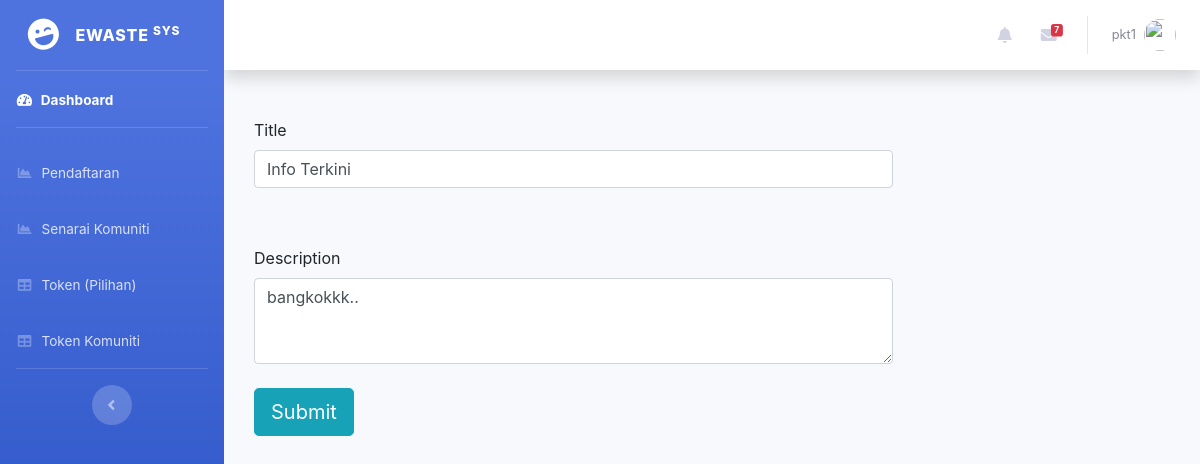
Screenshot of /collector/announcement.php (signed in) with the database file from the repository.
### tables this page shows
CREATE TABLE `collector` (
  `collectorid` int(100) NOT NULL,
  `nompendaftaran` int(100) NOT NULL,
  `namasyarikat` varchar(1000) NOT NULL,
  `username` varchar(100) NOT NULL,
  `password` varchar(1000) NOT NULL,
  `email` varchar(1000) NOT NULL,
  `nomtelefon` varchar(1000) NOT NULL,
  `status` int(10) NOT NULL
);

CREATE TABLE `announce` (
  `id` int(11) NOT NULL,
  `title` varchar(1000) NOT NULL,
  `des` varchar(1000) NOT NULL
);

### collector/announcement.php (the view, shortened to what this page needs)
<?php
	include("database/db_conection.php");
  $username = $_SESSION['username'];
  $sqlk = "SELECT * FROM collector WHERE username='$username' and status='1'";
  $hasil = mysqli_query($dbcon,$sqlk);
  $berjaya = mysqli_fetch_array($hasil);
include('includes/header.php');
include('includes/navbar.php');
  ?>
    <div id="content-wrapper" class="d-flex flex-column">
      <div id="content">
       <?PHP
include('includes/top-navbar.php');
  ?>
        <div class="container-fluid">
<html>
<head>
</head>
<body>
<div class="container">
	<div class="col-lg-12 well">
	<div class="row">
	<br>
				<form method="POST">
					<div class="col-sm-12">
						<div class="row">
								<?PHP
								$hsn=mysqli_query($dbcon,"select * from announce where id='1'");
								$jhs=mysqli_fetch_array($hsn);
								?>
								<label>Title</label>
								<input type="text" name="title" required value="<?PHP echo $jhs['title']; ?>" placeholder="Enter First Name Here.." class="form-control">
							<br><br><br><br>
								<label>Description</label>
							<textarea name="des" placeholder="" rows="3" class="form-control" required><?PHP echo $jhs['des']; ?></textarea>
							</div>
						</div>
					<br>
					<input type="submit" name="submit" value="Submit" class="btn btn-lg btn-info">
				</form>
				</div>
	</div>
	</div>
	</body>
</html>
        </div>
      </div>

### collector/includes/top-navbar.php (shortened to what this page needs)
<nav class="navbar navbar-expand navbar-light bg-white topbar mb-4 static-top shadow">
        <ul class="navbar-nav ml-auto">
          <li class="nav-item dropdown no-arrow mx-1">
            <a class="nav-link dropdown-toggle" href="#" id="alertsDropdown" role="button" data-toggle="dropdown" aria-haspopup="true" aria-expanded="false">
              <i class="fas fa-bell fa-fw"></i>
            </a>
          </li>
          <li class="nav-item dropdown no-arrow mx-1">
            <a class="nav-link dropdown-toggle" href="#" id="messagesDropdown" role="button" data-toggle="dropdown" aria-haspopup="true" aria-expanded="false">
              <i class="fas fa-envelope fa-fw"></i>
              <span class="badge badge-danger badge-counter">7</span>
            </a>
          </li>
          <li class="nav-item dropdown no-arrow">
            <a class="nav-link dropdown-toggle" href="#" id="userDropdown" role="button" data-toggle="dropdown" aria-haspopup="true" aria-expanded="false">
              <span class="mr-2 d-none d-lg-inline text-gray-600 small"><?PHP echo $berjaya['username'];?></span>
              <img class="img-profile rounded-circle" src="https://source.unsplash.com/QAB-WJcbgJk/60x60">
            </a>
          </li>
        </ul>
      </nav>

### rows the page displays
collector: username "pkt1"
announce: title "Info Terkini", des "bangkokkk.."
